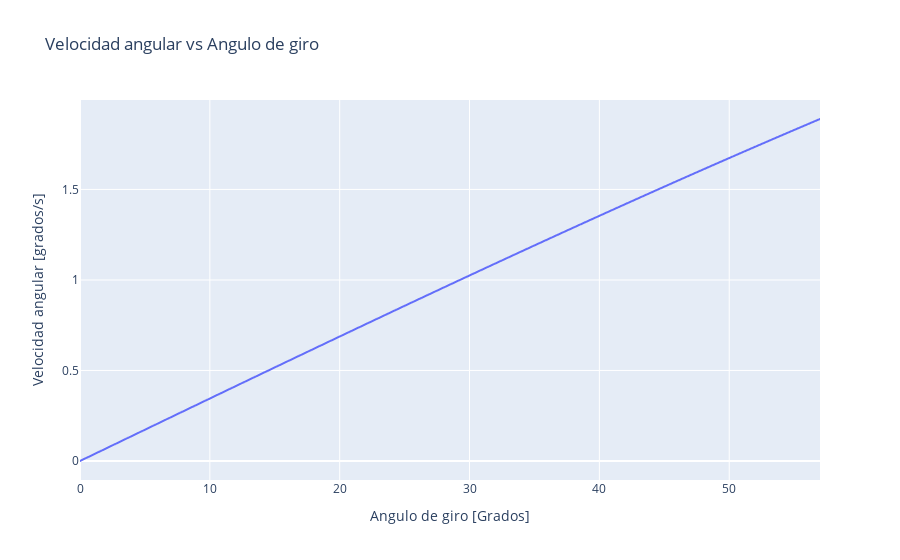

Source (notebook cell):
### Markdown cell above
#### Respuesta literal b.

### Code cell
#datos
m=2000
b=3
u=0.3
g=9.8
angulo=np.arange(0,57.00,0.01)
velang=np.sqrt((12*g*(1-np.cos(angulo*(np.pi/180))))/(5*b))
fig=px.line(x=angulo,y=velang,labels={'x':'Angulo de giro [Grados]','y':'Velocidad angular [grados/s]'},title="Velocidad angular vs Angulo de giro ")
fig.show()

### Figure 1 — Plotly figure (JSON) as saved in the notebook; plotly's stock layout.template omitted (floating-point values rounded to 4 significant figures; data arrays with more than 128 entries replaced by an {"elided": "..."} marker saying what was removed)
{"data": [{"hovertemplate": "Angulo de giro [Grados]=%{x}<br>Velocidad angular [grados/s]=%{y}<extra></extra>", "legendgroup": "", "line": {"color": "#636efa", "dash": "solid"}, "mode": "lines", "name": "", "showlegend": false, "type": "scattergl", "x": {"elided": "5700 float values"}, "xaxis": "x", "y": {"elided": "5700 float values"}, "yaxis": "y"}], "layout": {"autosize": true, "legend": {"tracegroupgap": 0}, "title": {"text": "Velocidad angular vs Angulo de giro "}, "xaxis": {"anchor": "y", "autorange": true, "domain": [0, 1], "range": [0, 56.99], "title": {"text": "Angulo de giro [Grados]"}, "type": "linear"}, "yaxis": {"anchor": "x", "autorange": true, "domain": [0, 1], "range": [-0.105, 1.994], "title": {"text": "Velocidad angular [grados/s]"}, "type": "linear"}}}
